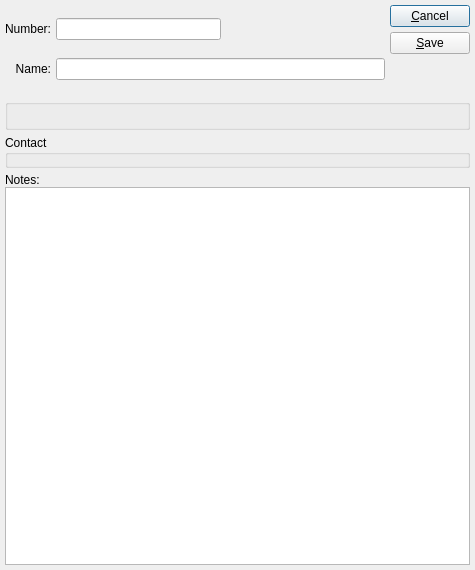
<?xml version="1.0" encoding="UTF-8"?>
<ui version="4.0">
 <comment>This file is part of the xTuple ERP: PostBooks Edition, a free and
open source Enterprise Resource Planning software suite,
Copyright (c) 1999-2018 by OpenMFG LLC, d/b/a xTuple.
It is licensed to you under the Common Public Attribution License
version 1.0, the full text of which (including xTuple-specific Exhibits)
is available at www.xtuple.com/CPAL.  By using this software, you agree
to be bound by its terms.</comment>
 <class>vendorAddress</class>
 <widget class="QDialog" name="vendorAddress">
  <property name="geometry">
   <rect>
    <x>0</x>
    <y>0</y>
    <width>475</width>
    <height>570</height>
   </rect>
  </property>
  <property name="sizePolicy">
   <sizepolicy hsizetype="Preferred" vsizetype="Expanding">
    <horstretch>0</horstretch>
    <verstretch>1</verstretch>
   </sizepolicy>
  </property>
  <property name="windowTitle">
   <string>Vendor Address</string>
  </property>
  <layout class="QGridLayout" name="gridLayout_5">
   <item row="0" column="0">
    <layout class="QGridLayout" name="gridLayout_2">
     <item row="0" column="0">
      <widget class="QLabel" name="_numberLit">
       <property name="text">
        <string>Number:</string>
       </property>
       <property name="alignment">
        <set>Qt::AlignRight|Qt::AlignTrailing|Qt::AlignVCenter</set>
       </property>
       <property name="buddy">
        <cstring>_number</cstring>
       </property>
      </widget>
     </item>
     <item row="0" column="1">
      <layout class="QHBoxLayout">
       <property name="spacing">
        <number>0</number>
       </property>
       <item>
        <widget class="XLineEdit" name="_number"/>
       </item>
       <item>
        <spacer>
         <property name="orientation">
          <enum>Qt::Horizontal</enum>
         </property>
         <property name="sizeType">
          <enum>QSizePolicy::Expanding</enum>
         </property>
         <property name="sizeHint" stdset="0">
          <size>
           <width>20</width>
           <height>20</height>
          </size>
         </property>
        </spacer>
       </item>
      </layout>
     </item>
     <item row="1" column="0">
      <widget class="QLabel" name="_nameLit">
       <property name="text">
        <string>Name:</string>
       </property>
       <property name="alignment">
        <set>Qt::AlignRight|Qt::AlignTrailing|Qt::AlignVCenter</set>
       </property>
       <property name="buddy">
        <cstring>_name</cstring>
       </property>
      </widget>
     </item>
     <item row="1" column="1">
      <widget class="XLineEdit" name="_name"/>
     </item>
    </layout>
   </item>
   <item row="0" column="1">
    <layout class="QVBoxLayout">
     <property name="spacing">
      <number>5</number>
     </property>
     <item>
      <widget class="QPushButton" name="_close">
       <property name="text">
        <string>&amp;Cancel</string>
       </property>
      </widget>
     </item>
     <item>
      <widget class="QPushButton" name="_save">
       <property name="text">
        <string>&amp;Save</string>
       </property>
       <property name="autoDefault">
        <bool>true</bool>
       </property>
       <property name="default">
        <bool>false</bool>
       </property>
      </widget>
     </item>
     <item>
      <spacer name="verticalSpacer">
       <property name="orientation">
        <enum>Qt::Vertical</enum>
       </property>
       <property name="sizeHint" stdset="0">
        <size>
         <width>20</width>
         <height>40</height>
        </size>
       </property>
      </spacer>
     </item>
    </layout>
   </item>
   <item row="1" column="0" colspan="2">
    <widget class="QGroupBox" name="_addrGroup">
     <property name="title">
      <string/>
     </property>
     <layout class="QGridLayout" name="gridLayout_3">
      <item row="0" column="0">
       <widget class="AddressCluster" name="_address"/>
      </item>
     </layout>
    </widget>
   </item>
   <item row="2" column="0" colspan="2">
    <widget class="QGroupBox" name="_cntctGroup">
     <property name="title">
      <string>Contact</string>
     </property>
     <layout class="QGridLayout" name="gridLayout">
      <item row="0" column="0">
       <widget class="ContactCluster" name="_contact">
        <property name="minimalLayout">
         <bool>true</bool>
        </property>
       </widget>
      </item>
     </layout>
    </widget>
   </item>
   <item row="3" column="0" colspan="2">
    <widget class="QFrame" name="_frame">
     <property name="sizePolicy">
      <sizepolicy hsizetype="Preferred" vsizetype="Expanding">
       <horstretch>0</horstretch>
       <verstretch>1</verstretch>
      </sizepolicy>
     </property>
     <property name="frameShape">
      <enum>QFrame::NoFrame</enum>
     </property>
     <property name="frameShadow">
      <enum>QFrame::Raised</enum>
     </property>
     <layout class="QGridLayout" name="gridLayout_4">
      <property name="margin">
       <number>0</number>
      </property>
      <item row="0" column="0">
       <layout class="QVBoxLayout">
        <property name="spacing">
         <number>0</number>
        </property>
        <item>
         <widget class="QLabel" name="_noteLit">
          <property name="text">
           <string>Notes:</string>
          </property>
          <property name="buddy">
           <cstring>_notes</cstring>
          </property>
         </widget>
        </item>
        <item>
         <widget class="XTextEdit" name="_notes">
          <property name="sizePolicy">
           <sizepolicy hsizetype="Expanding" vsizetype="Expanding">
            <horstretch>0</horstretch>
            <verstretch>1</verstretch>
           </sizepolicy>
          </property>
         </widget>
        </item>
       </layout>
      </item>
     </layout>
    </widget>
   </item>
  </layout>
 </widget>
 <layoutdefault spacing="5" margin="5"/>
 <customwidgets>
  <customwidget>
   <class>AddressCluster</class>
   <extends>QWidget</extends>
   <header>addresscluster.h</header>
  </customwidget>
  <customwidget>
   <class>ContactCluster</class>
   <extends>QWidget</extends>
   <header>contactcluster.h</header>
  </customwidget>
  <customwidget>
   <class>XLineEdit</class>
   <extends>QLineEdit</extends>
   <header>xlineedit.h</header>
   <container>1</container>
  </customwidget>
  <customwidget>
   <class>XTextEdit</class>
   <extends>QTextEdit</extends>
   <header>xtextedit.h</header>
  </customwidget>
 </customwidgets>
 <tabstops>
  <tabstop>_number</tabstop>
  <tabstop>_name</tabstop>
  <tabstop>_address</tabstop>
  <tabstop>_contact</tabstop>
  <tabstop>_notes</tabstop>
  <tabstop>_save</tabstop>
  <tabstop>_close</tabstop>
 </tabstops>
 <resources/>
 <connections>
  <connection>
   <sender>_close</sender>
   <signal>clicked()</signal>
   <receiver>vendorAddress</receiver>
   <slot>reject()</slot>
   <hints>
    <hint type="sourcelabel">
     <x>507</x>
     <y>31</y>
    </hint>
    <hint type="destinationlabel">
     <x>20</x>
     <y>20</y>
    </hint>
   </hints>
  </connection>
 </connections>
</ui>
